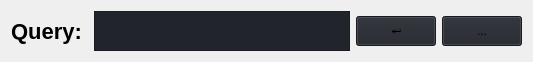
                                <widget class="QFrame" name="frame_q3">
                                 <property name="sizePolicy">
                                  <sizepolicy hsizetype="Preferred" vsizetype="Preferred">
                                   <horstretch>0</horstretch>
                                   <verstretch>0</verstretch>
                                  </sizepolicy>
                                 </property>
                                 <property name="maximumSize">
                                  <size>
                                   <width>16777215</width>
                                   <height>50</height>
                                  </size>
                                 </property>
                                 <layout class="QHBoxLayout" name="horizontalLayout_16">
                                  <item>
                                   <widget class="QLabel" name="label_12">
                                    <property name="maximumSize">
                                     <size>
                                      <width>16777215</width>
                                      <height>30</height>
                                     </size>
                                    </property>
                                    <property name="styleSheet">
                                     <string notr="true">font:bold 22px;</string>
                                    </property>
                                    <property name="text">
                                     <string>Query: </string>
                                    </property>
                                   </widget>
                                  </item>
                                  <item>
                                   <widget class="QPlainTextEdit" name="text_query_3">
                                    <property name="minimumSize">
                                     <size>
                                      <width>0</width>
                                      <height>40</height>
                                     </size>
                                    </property>
                                    <property name="maximumSize">
                                     <size>
                                      <width>16777215</width>
                                      <height>16777215</height>
                                     </size>
                                    </property>
                                    <property name="styleSheet">
                                     <string notr="true">background-color: rgb(33, 37, 43);</string>
                                    </property>
                                   </widget>
                                  </item>
                                  <item>
                                   <widget class="QPushButton" name="btn_query_3">
                                    <property name="minimumSize">
                                     <size>
                                      <width>70</width>
                                      <height>0</height>
                                     </size>
                                    </property>
                                    <property name="maximumSize">
                                     <size>
                                      <width>16777215</width>
                                      <height>30</height>
                                     </size>
                                    </property>
                                    <property name="styleSheet">
                                     <string notr="true">background-color: rgb(33, 37, 43);</string>
                                    </property>
                                    <property name="text">
                                     <string>↵</string>
                                    </property>
                                   </widget>
                                  </item>
                                  <item>
                                   <widget class="QPushButton" name="btn_filter_3">
                                    <property name="minimumSize">
                                     <size>
                                      <width>50</width>
                                      <height>0</height>
                                     </size>
                                    </property>
                                    <property name="maximumSize">
                                     <size>
                                      <width>16777215</width>
                                      <height>30</height>
                                     </size>
                                    </property>
                                    <property name="styleSheet">
                                     <string notr="true">background-color: rgb(33, 37, 43);</string>
                                    </property>
                                    <property name="text">
                                     <string>...</string>
                                    </property>
                                   </widget>
                                  </item>
                                 </layout>
                                </widget>
